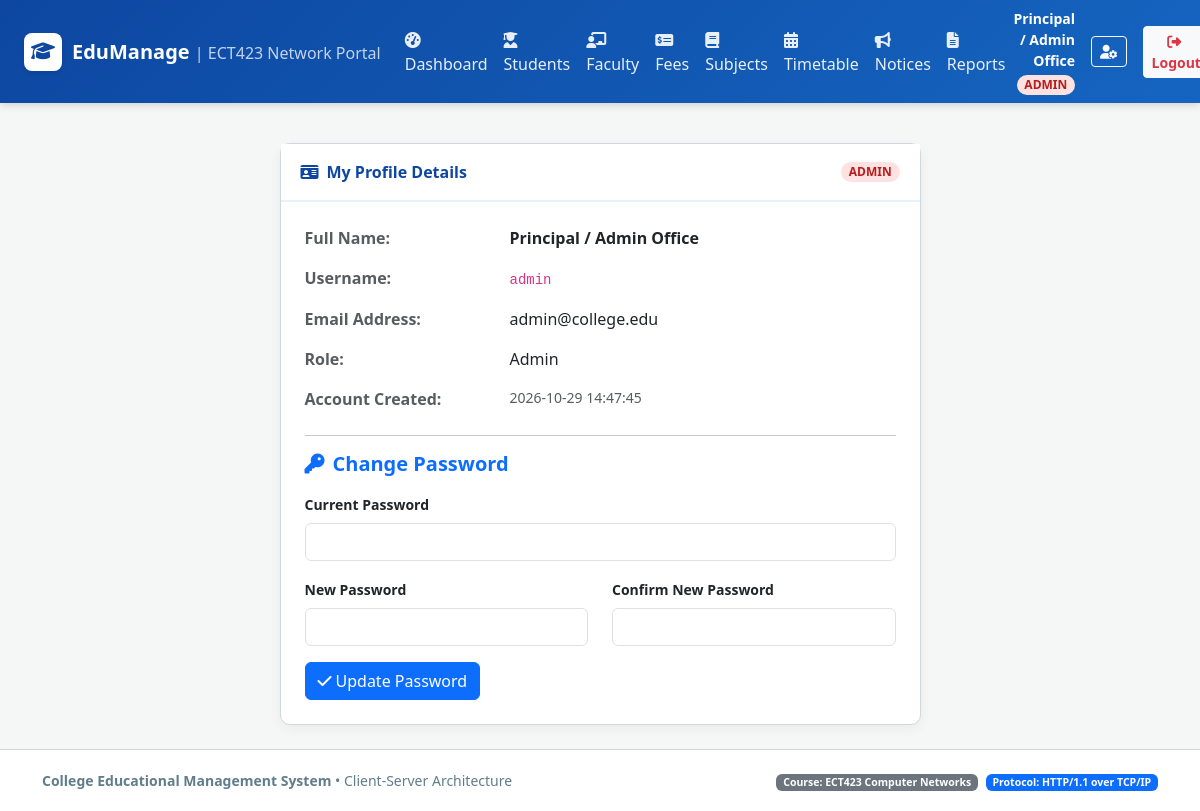
The page /profile (signed in) on the database as committed earlier.
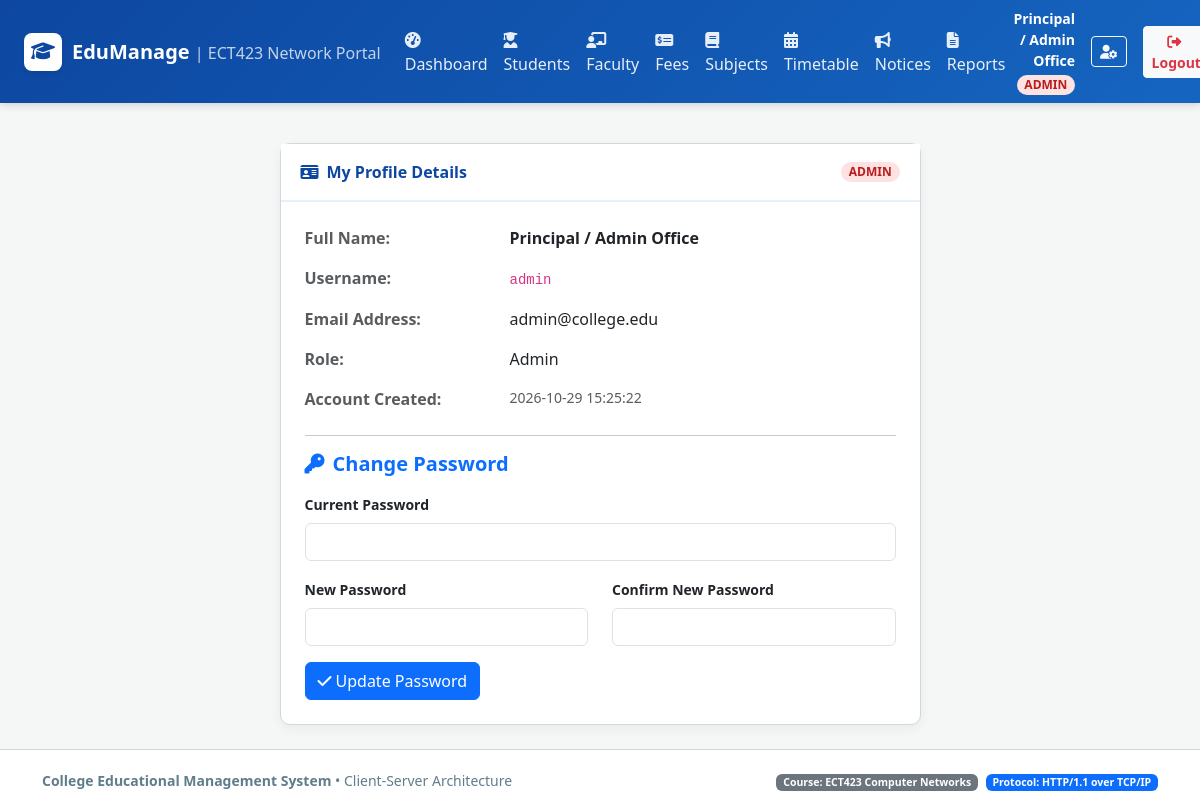
The same page on the database as committed later.
### tables this page shows
CREATE TABLE users (
    id INTEGER PRIMARY KEY AUTOINCREMENT,
    username TEXT UNIQUE NOT NULL,
    password_hash TEXT NOT NULL,
    role TEXT CHECK(role IN ('admin', 'faculty', 'student', 'parent')) NOT NULL,
    full_name TEXT NOT NULL,
    email TEXT,
    created_at TIMESTAMP DEFAULT CURRENT_TIMESTAMP
);

### app.py (the view, shortened to what this page needs)
@app.route('/profile', methods=['GET', 'POST'])
@login_required
def profile():
    user = query_db('SELECT * FROM users WHERE id = ?', (session['user_id'],), one=True)
    return render_template('profile.html', user=user)

### app.py (called while the page is built)
def login_required(f):
    @wraps(f)
    def decorated_function(*args, **kwargs):
        if 'user_id' not in session:
            flash('Please log in to access this page.', 'warning')
            return redirect(url_for('login'))
        return f(*args, **kwargs)
    return decorated_function

@app.context_processor
def inject_user():
    return {
        'current_user': {
            'id': session.get('user_id'),
            'username': session.get('username'),
            'role': session.get('role'),
            'full_name': session.get('full_name')
        },
        'today_date': date.today().strftime('%Y-%m-%d')
    }

### database.py (called while the page is built)
def get_db():
    try:
        if 'db' not in g:
            g.db = sqlite3.connect(DATABASE)
            g.db.row_factory = sqlite3.Row
            g.db.execute("PRAGMA foreign_keys = ON;")
        return g.db
    except RuntimeError:
        conn = sqlite3.connect(DATABASE)
        conn.row_factory = sqlite3.Row
        conn.execute("PRAGMA foreign_keys = ON;")
        return conn

### templates/profile.html (shortened to what this page needs)
{% extends "base.html" %}
{% block content %}
<div class="row justify-content-center">
    <div class="col-md-7">
        <div class="card card-custom">
            <div class="card-header-custom">
                <span><i class="fa-solid fa-id-card me-2"></i>My Profile Details</span>
                <span class="badge badge-role badge-{{ user.role }}">{{ user.role }}</span>
            </div>
            <div class="card-body p-4">
                <div class="row mb-3">
                    <div class="col-sm-4 fw-semibold text-muted">Full Name:</div>
                    <div class="col-sm-8 fw-bold">{{ user.full_name }}</div>
                </div>
                <div class="row mb-3">
                    <div class="col-sm-4 fw-semibold text-muted">Username:</div>
                    <div class="col-sm-8"><code>{{ user.username }}</code></div>
                </div>
                <div class="row mb-3">
                    <div class="col-sm-4 fw-semibold text-muted">Email Address:</div>
                    <div class="col-sm-8">{{ user.email or 'Not provided' }}</div>
                </div>
                <div class="row mb-3">
                    <div class="col-sm-4 fw-semibold text-muted">Role:</div>
                    <div class="col-sm-8 text-capitalize">{{ user.role }}</div>
                </div>
                <div class="row mb-4">
                    <div class="col-sm-4 fw-semibold text-muted">Account Created:</div>
                    <div class="col-sm-8 text-muted small">{{ user.created_at }}</div>
                </div>
                <hr>
                <h5 class="fw-bold text-primary mb-3"><i class="fa-solid fa-key me-2"></i>Change Password</h5>
                <form method="POST" action="{{ url_for('profile') }}">
                    <div class="mb-3">
                        <label class="form-label small fw-semibold">Current Password</label>
                        <input type="password" name="current_password" class="form-control" required>
                    </div>
                    <div class="row mb-3">
                        <div class="col-md-6">
                            <label class="form-label small fw-semibold">New Password</label>
                            <input type="password" name="new_password" class="form-control" required minlength="6">
                        </div>
                        <div class="col-md-6">
                            <label class="form-label small fw-semibold">Confirm New Password</label>
                            <input type="password" name="confirm_password" class="form-control" required minlength="6">
                        </div>
                    </div>
                    <button type="submit" class="btn btn-primary"><i class="fa-solid fa-check me-1"></i>Update Password</button>
                </form>
            </div>
        </div>
    </div>
</div>
{% endblock %}

### templates/base.html (shortened to what the changed rows need)
<!DOCTYPE html>
<html lang="en">
<head>
    <link href="https://cdn.jsdelivr.net/npm/bootstrap@5.3.3/dist/css/bootstrap.min.css" rel="stylesheet">
    <link href="https://cdnjs.cloudflare.com/ajax/libs/font-awesome/6.5.1/css/all.min.css" rel="stylesheet">
    <link rel="stylesheet" href="{{ url_for('static', filename='css/style.css') }}">
</head>
<body>
    <nav class="navbar navbar-expand-lg navbar-dark navbar-college sticky-top">
        <div class="container-fluid px-4">
            <div class="collapse navbar-collapse" id="navbarContent">
                {% if current_user.id %}
                    <ul class="navbar-nav me-auto mb-2 mb-lg-0">
                        {% if current_user.role == 'student' %}
                            <li class="nav-item"><a class="nav-link" href="{{ url_for('student_dashboard') }}"><i class="fa-solid fa-gauge me-1"></i> Dashboard</a></li>
                            <li class="nav-item"><a class="nav-link" href="{{ url_for('student_materials') }}"><i class="fa-solid fa-book-bookmark me-1"></i> Study Materials</a></li>
                            <li class="nav-item"><a class="nav-link" href="{{ url_for('student_assignments') }}"><i class="fa-solid fa-pen-ruler me-1"></i> Assignments</a></li>
                            <li class="nav-item"><a class="nav-link" href="{{ url_for('student_fees') }}"><i class="fa-solid fa-receipt me-1"></i> Fee Payment</a></li>
                            <li class="nav-item"><a class="nav-link" href="{{ url_for('student_attendance') }}"><i class="fa-solid fa-calendar-check me-1"></i> Attendance</a></li>
                            <li class="nav-item"><a class="nav-link" href="{{ url_for('student_marks') }}"><i class="fa-solid fa-chart-simple me-1"></i> Marks</a></li>
                            <li class="nav-item"><a class="nav-link" href="{{ url_for('student_notices') }}"><i class="fa-solid fa-bullhorn me-1"></i> Notices</a></li>
                        {% elif current_user.role == 'admin' %}
                            <li class="nav-item"><a class="nav-link" href="{{ url_for('admin_dashboard') }}"><i class="fa-solid fa-gauge-high me-1"></i> Dashboard</a></li>
                            <li class="nav-item"><a class="nav-link" href="{{ url_for('admin_students') }}"><i class="fa-solid fa-user-graduate me-1"></i> Students</a></li>
                            <li class="nav-item"><a class="nav-link" href="{{ url_for('admin_faculty') }}"><i class="fa-solid fa-chalkboard-user me-1"></i> Faculty</a></li>
                            <li class="nav-item"><a class="nav-link" href="{{ url_for('admin_fees') }}"><i class="fa-solid fa-money-check-dollar me-1"></i> Fees</a></li>
                            <li class="nav-item"><a class="nav-link" href="{{ url_for('admin_subjects') }}"><i class="fa-solid fa-book me-1"></i> Subjects</a></li>
                            <li class="nav-item"><a class="nav-link" href="{{ url_for('admin_timetable') }}"><i class="fa-solid fa-calendar-days me-1"></i> Timetable</a></li>
                            <li class="nav-item"><a class="nav-link" href="{{ url_for('admin_notices') }}"><i class="fa-solid fa-bullhorn me-1"></i> Notices</a></li>
                            <li class="nav-item"><a class="nav-link" href="{{ url_for('admin_reports') }}"><i class="fa-solid fa-file-lines me-1"></i> Reports</a></li>
                        {% endif %}
                    </ul>
                    <div class="d-flex align-items-center gap-3">
                        <div class="text-white text-end d-none d-md-block">
                            <div class="fw-semibold small">{{ current_user.full_name }}</div>
                            <span class="badge badge-role badge-{{ current_user.role }}">{{ current_user.role }}</span>
                        </div>
                        <a href="{{ url_for('profile') }}" class="btn btn-sm btn-outline-light" title="User Profile"><i class="fa-solid fa-user-gear"></i></a>
                        <a href="{{ url_for('logout') }}" class="btn btn-sm btn-light text-danger fw-semibold"><i class="fa-solid fa-right-from-bracket me-1"></i> Logout</a>
                    </div>
                {% else %}
                    <ul class="navbar-nav ms-auto">
                        <li class="nav-item"><a class="nav-link" href="{{ url_for('login') }}"><i class="fa-solid fa-right-to-bracket me-1"></i> Login</a></li>
                    </ul>
                {% endif %}
            </div>
        </div>
    </nav>
    <main class="container my-4 flex-grow-1">
        {% block content %}{% endblock %}
    </main>
</body>
</html>

Rows that differ between the two databases and show on the page:
changed users "Principal / Admin Office": created_at "2026-10-29 14:47:45" → "2026-10-29 15:25:22"
